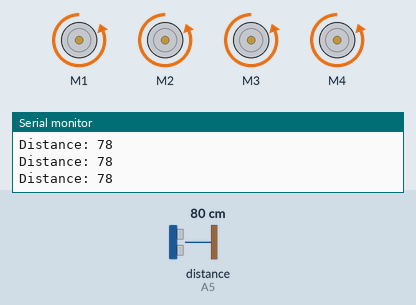
Simulated run of this sketch. Board: Arduino Uno, built with avr-gcc and run on an emulated ATmega328P. On the bench: 4 × DC motor (green arrow = forward, orange = backward, longer = faster), the last lines printed to the serial monitor. Wiring (inferred from the names in the program): ultrasonic range finder: trigger A4; echo A5. The inputs (shaded band) are chosen by the test bench; at power-on: distance to the obstacle (sensor on A5) 80 cm. The echo pulse lasts 58.3 µs per cm.

Above: at 1.2 s.
1.3 s: distance to the obstacle (sensor on A5) set to 17 cm
2.8 s: distance to the obstacle (sensor on A5) set to 14 cm
At 3.2 s:
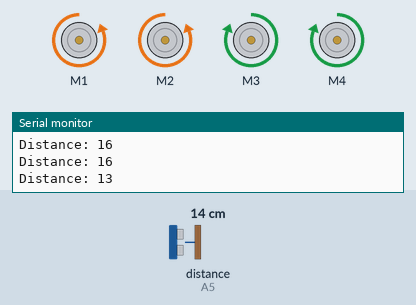
4.3 s: distance to the obstacle (sensor on A5) set to 35 cm
At 6.0 s:
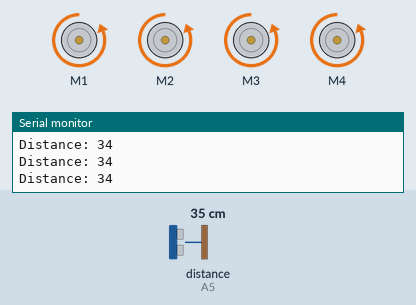
6.3 s: distance to the obstacle (sensor on A5) set to 2 cm
At 6.8 s:
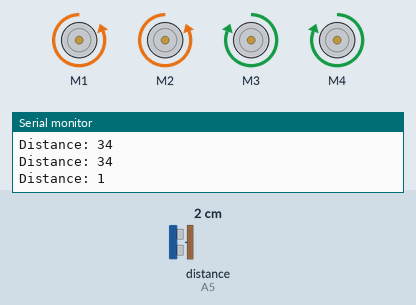
Timing chart, 0 to 8.8 s (numbered marks = the images above; inputs shaded):
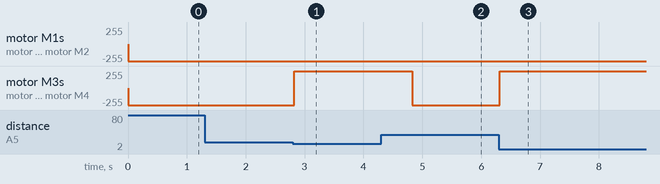

Measured:
- the behaviour switches between 16 and 15 cm on distance to the obstacle (sensor on A5) (found by bisection; images 0 and 1)
- after the input at 2.8 s, motor M3, motor M4: backward 255/255 → forward 255/255 at once
- after the input at 4.3 s, motor M3, motor M4: forward 255/255 → backward 255/255 after 0.53 s
- after the input at 6.3 s, motor M3, motor M4: backward 255/255 → forward 255/255 at once

The sketch:

AFMotor_Driver.ino
```cpp
#include <AFMotor.h>    //To inlcude the library of the motor
const int trigPin = A4;  // this constant won't change. It's the pin number of the sensor's output:
const int echoPin = A5;
 // establish variables for duration of the ping, and the distance result
  // in inches and centimeters:
long duration;
int distance;
AF_DCMotor motor1(1, MOTOR12_1KHZ);
AF_DCMotor motor2(2, MOTOR12_1KHZ);
AF_DCMotor motor3(3, MOTOR12_1KHZ);
AF_DCMotor motor4(4, MOTOR12_1KHZ);
void setup() {
  pinMode(trigPin, OUTPUT); //Declare the recieving pin as INPUT
  pinMode(echoPin, INPUT);  //Declare the sending pin as OUTPUT
  Serial.begin(9600);  //Initialize Serial Communication
  motor1.setSpeed(255); //Setting the motor speed
  motor2.setSpeed(255);
  motor3.setSpeed(255);
  motor4.setSpeed(255);
  }
  void loop() {
  // The PING))) is triggered by a HIGH pulse of 2 or more microseconds.
  // Give a short LOW pulse beforehand to ensure a clean HIGH pulse:
    digitalWrite(trigPin, LOW);
    delayMicroseconds(2);
    digitalWrite(trigPin, HIGH);
    delayMicroseconds(10);
    digitalWrite(trigPin, LOW);
  // The Echopin is used to read the signal from the Trig: a HIGH pulse
  // whose duration is the time (in microseconds) from the sending of the ping
  // to the reception of its echo off of an object.
    duration = pulseIn(echoPin, HIGH);
  // convert the time into a distance and print it
    distance= duration*0.034/2;
    Serial.print("Distance: ");
    Serial.println(distance);
  // a condition to check whether the distance is below a certain range
  //The robot will keep turning left while the condition is true (ie. there is an obstacle)
  //Whereas, the robot will go straight when the condition is false (ie. there are no obstacles)
  //We have used Functions for the basic movements
    if(distance < 15) {
      turn();
      }
    else {
      forward();
        }
}
//Function for moving the robot forwards
void forward() {
       motor1.run(BACKWARD);  // Aap ke dilon ki Team ie. Team B Aitchison would like to cordially inform you that hamari tarhan hamara robot bhi ulta chaltha hai ie. FORWARDS aur BACKWARDS ulta hai. THANK YOU
       motor2.run(BACKWARD);
       motor3.run(BACKWARD);
       motor4.run(BACKWARD);
       motor1.setSpeed(255);
       motor2.setSpeed(255);
       motor3.setSpeed(255);
       motor4.setSpeed(255);
            }
//Function for turning the robot
void turn() {
       motor1.run(BACKWARD);
       motor2.run(BACKWARD);
       motor3.run(FORWARD);
       motor4.run(FORWARD);
       motor1.setSpeed(255);
       motor2.setSpeed(255);
       motor3.setSpeed(255);
       motor4.setSpeed(255);
       delay(1000);
                }
```
